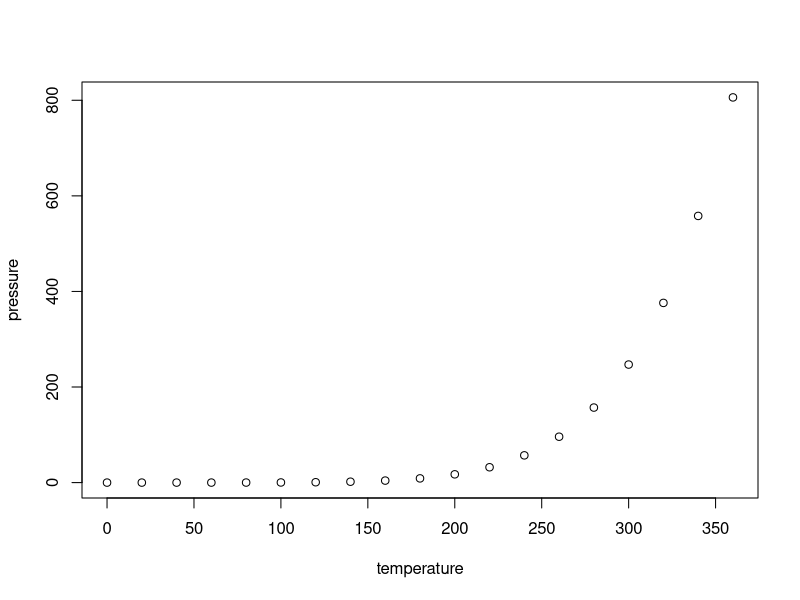
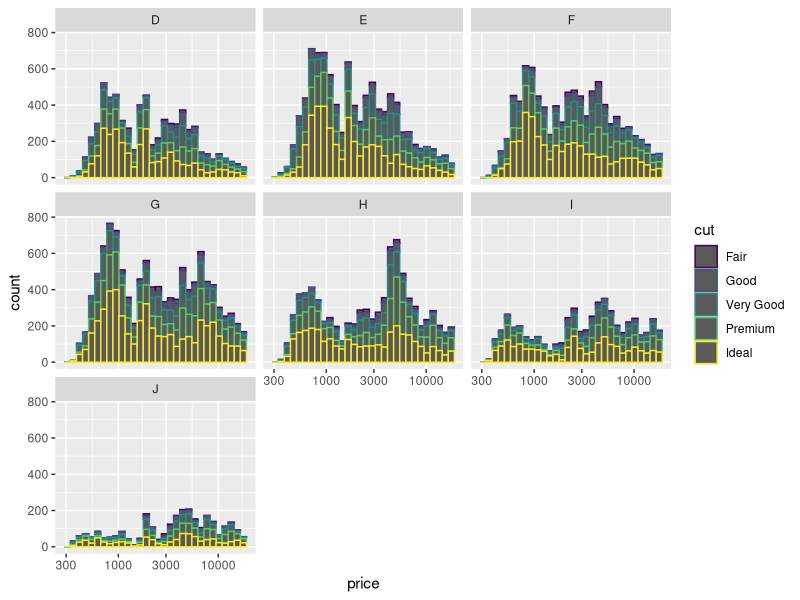
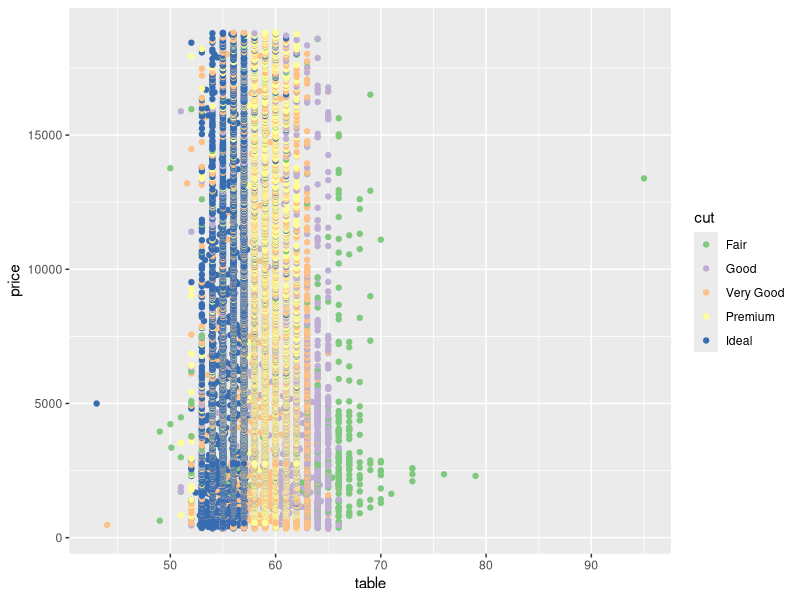
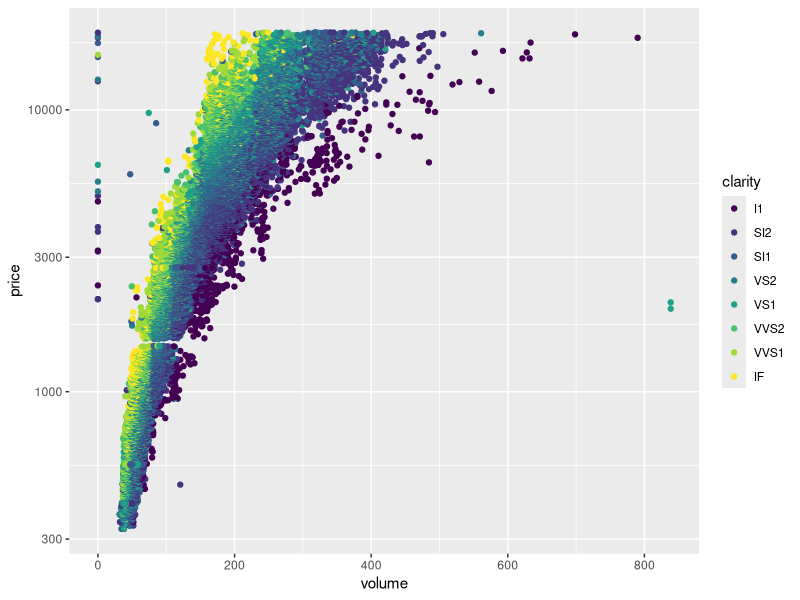

The R script that drew these images, in order:
## ---- chunk 1
knitr::opts_chunk$set(echo = TRUE)
## ---- chunk 2
summary(cars)
## ---- chunk 3
plot(pressure)
## ---- chunk 4
require(ggplot2)
data("diamonds")
names(diamonds)
ggplot(aes(x = price, col = cut), data = diamonds) +
  geom_histogram()+
  facet_wrap(~color)+
  scale_fill_brewer(type = 'qual')+
  scale_x_log10()
## ---- chunk 5
ggplot(aes(x =table, y = price, col = cut), data = diamonds)+
  geom_point() +
  scale_color_brewer(type = 'qual')
summary(diamonds$table)
## ---- chunk 6
diamonds$volume <- diamonds$x * diamonds$y * diamonds$z

ggplot(aes(x = volume, y= price, col = clarity), data =subset( diamonds, volume< 0.99*max(volume))) + 
         geom_point()+
  scale_y_log10()

summary(diamonds$volume)
